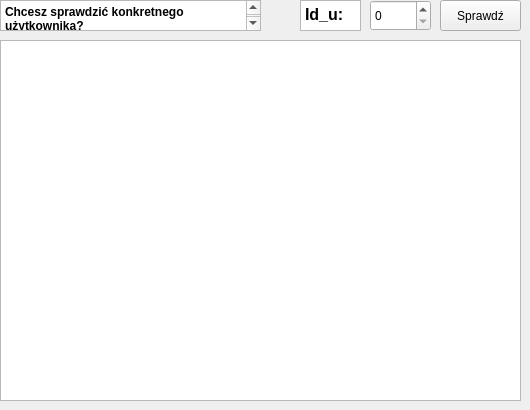
    <widget class="QWidget" name="allHistoryPanel">
     <widget class="QTableWidget" name="allHistoryList">
      <property name="geometry">
       <rect>
        <x>0</x>
        <y>40</y>
        <width>521</width>
        <height>361</height>
       </rect>
      </property>
      <property name="sortingEnabled">
       <bool>true</bool>
      </property>
     </widget>
     <widget class="QPushButton" name="allHistorySpecificUserBtn">
      <property name="geometry">
       <rect>
        <x>440</x>
        <y>0</y>
        <width>81</width>
        <height>31</height>
       </rect>
      </property>
      <property name="text">
       <string>Sprawdź</string>
      </property>
     </widget>
     <widget class="QTextBrowser" name="textBrowser_2">
      <property name="geometry">
       <rect>
        <x>0</x>
        <y>0</y>
        <width>261</width>
        <height>31</height>
       </rect>
      </property>
      <property name="html">
       <string>&lt;!DOCTYPE HTML PUBLIC &quot;-//W3C//DTD HTML 4.0//EN&quot; &quot;http://www.w3.org/TR/REC-html40/strict.dtd&quot;&gt;
&lt;html&gt;&lt;head&gt;&lt;meta name=&quot;qrichtext&quot; content=&quot;1&quot; /&gt;&lt;meta charset=&quot;utf-8&quot; /&gt;&lt;style type=&quot;text/css&quot;&gt;
p, li { white-space: pre-wrap; }
hr { height: 1px; border-width: 0; }
li.unchecked::marker { content: &quot;\2610&quot;; }
li.checked::marker { content: &quot;\2612&quot;; }
&lt;/style&gt;&lt;/head&gt;&lt;body style=&quot; font-family:'Segoe UI'; font-size:9pt; font-weight:400; font-style:normal;&quot;&gt;
&lt;p style=&quot; margin-top:0px; margin-bottom:0px; margin-left:0px; margin-right:0px; -qt-block-indent:0; text-indent:0px;&quot;&gt;&lt;span style=&quot; font-weight:700;&quot;&gt;Chcesz sprawdzić konkretnego użytkownika?&lt;/span&gt;&lt;/p&gt;&lt;/body&gt;&lt;/html&gt;</string>
      </property>
     </widget>
     <widget class="QSpinBox" name="allHistorySpecificUserNumer">
      <property name="geometry">
       <rect>
        <x>370</x>
        <y>0</y>
        <width>61</width>
        <height>31</height>
       </rect>
      </property>
     </widget>
     <widget class="QTextBrowser" name="textBrowser_3">
      <property name="geometry">
       <rect>
        <x>300</x>
        <y>0</y>
        <width>61</width>
        <height>31</height>
       </rect>
      </property>
      <property name="html">
       <string>&lt;!DOCTYPE HTML PUBLIC &quot;-//W3C//DTD HTML 4.0//EN&quot; &quot;http://www.w3.org/TR/REC-html40/strict.dtd&quot;&gt;
&lt;html&gt;&lt;head&gt;&lt;meta name=&quot;qrichtext&quot; content=&quot;1&quot; /&gt;&lt;meta charset=&quot;utf-8&quot; /&gt;&lt;style type=&quot;text/css&quot;&gt;
p, li { white-space: pre-wrap; }
hr { height: 1px; border-width: 0; }
li.unchecked::marker { content: &quot;\2610&quot;; }
li.checked::marker { content: &quot;\2612&quot;; }
&lt;/style&gt;&lt;/head&gt;&lt;body style=&quot; font-family:'Segoe UI'; font-size:9pt; font-weight:400; font-style:normal;&quot;&gt;
&lt;p style=&quot; margin-top:0px; margin-bottom:0px; margin-left:0px; margin-right:0px; -qt-block-indent:0; text-indent:0px;&quot;&gt;&lt;span style=&quot; font-size:12pt; font-weight:700;&quot;&gt;Id_u:&lt;/span&gt;&lt;/p&gt;&lt;/body&gt;&lt;/html&gt;</string>
      </property>
     </widget>
    </widget>
